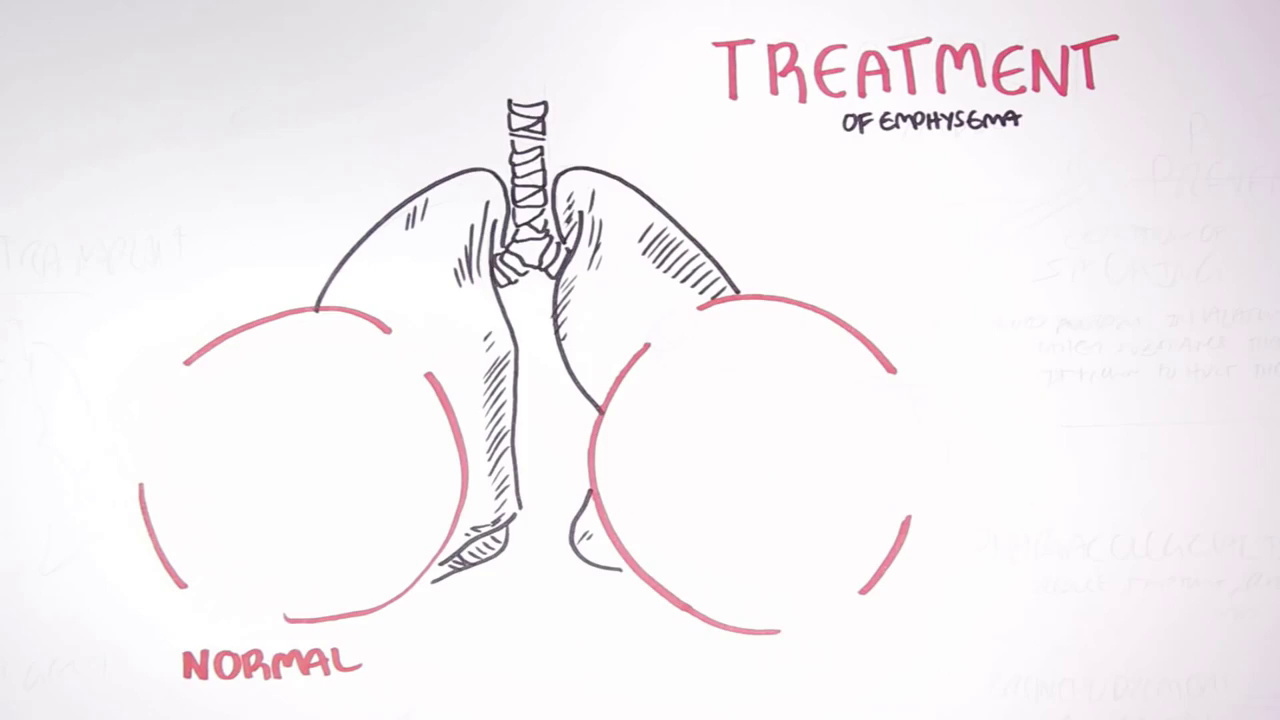
#> input picture Scripts/Image1.png, 1280 x 720 px; its folder holds only this picture in this run
$ python -i util.py   (imports and definitions only)   (Python 2 division)
#> lines starting #> are read from the running program, lines starting #| are printed output that depends on the picture
import numpy
from PIL import Image
import scipy as sp
import cv2
import re
import numpy as np
import os
import processframe as pf
import sys
import math

# [31 lines left out: functions write_ints, get_images, get_logos, not called in this run]

def resize_img(img, size):
    img = img.resize(size)
    return img

def get_capture_imgs(dirname):
    return get_imgs(dirname, "capture")


# [272 lines left out: functions get_imgs, grayimage, fg2gray, stringlist_from_txt, list_of_vecs_from_txt, strings2ints and 11 more, not called in this run]

>>> import cv2
>>> picture = cv2.imread('Image1.png')
#> picture is the input picture: shape (720, 1280, 3); mean B, G, R 243.6, 240.6, 244.8
>>> result = array_to_pil(picture)
#> in array_to_pil, `b, g, r = image.split()`:
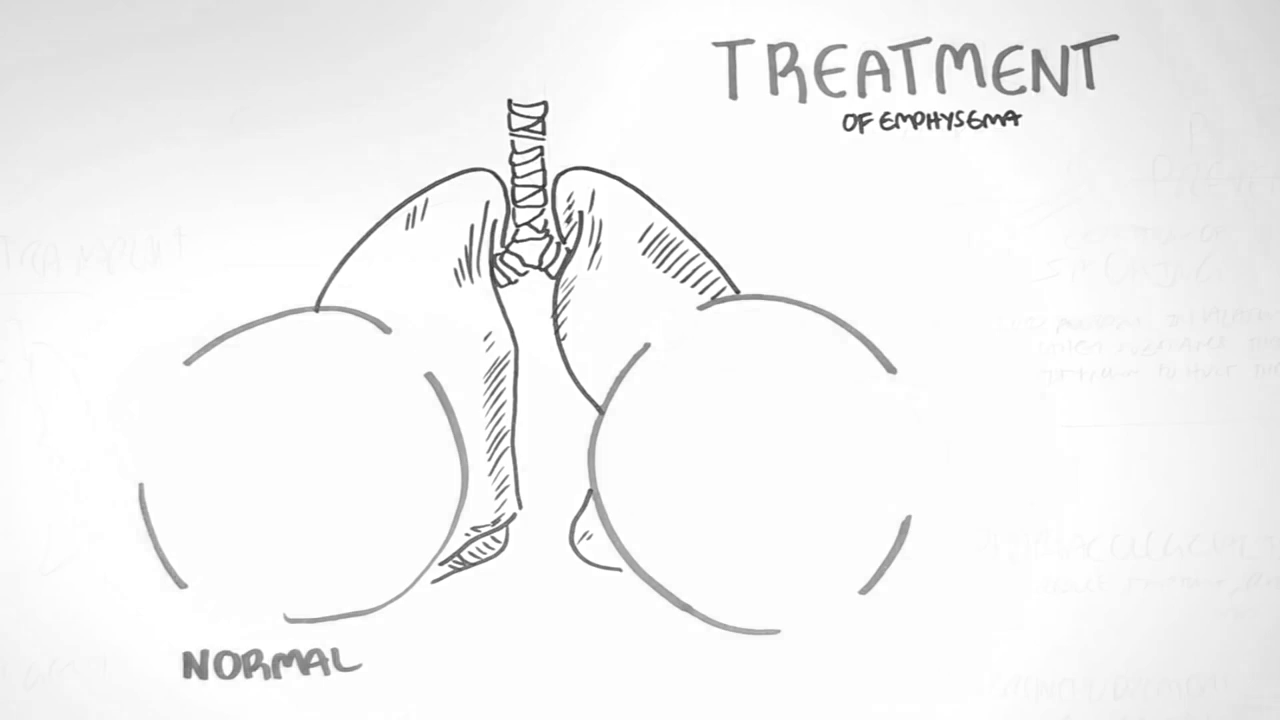
#> b: PIL image 1280x720 L; min 40, max 255, mean 243.6
#> in array_to_pil, `b, g, r = image.split()`:
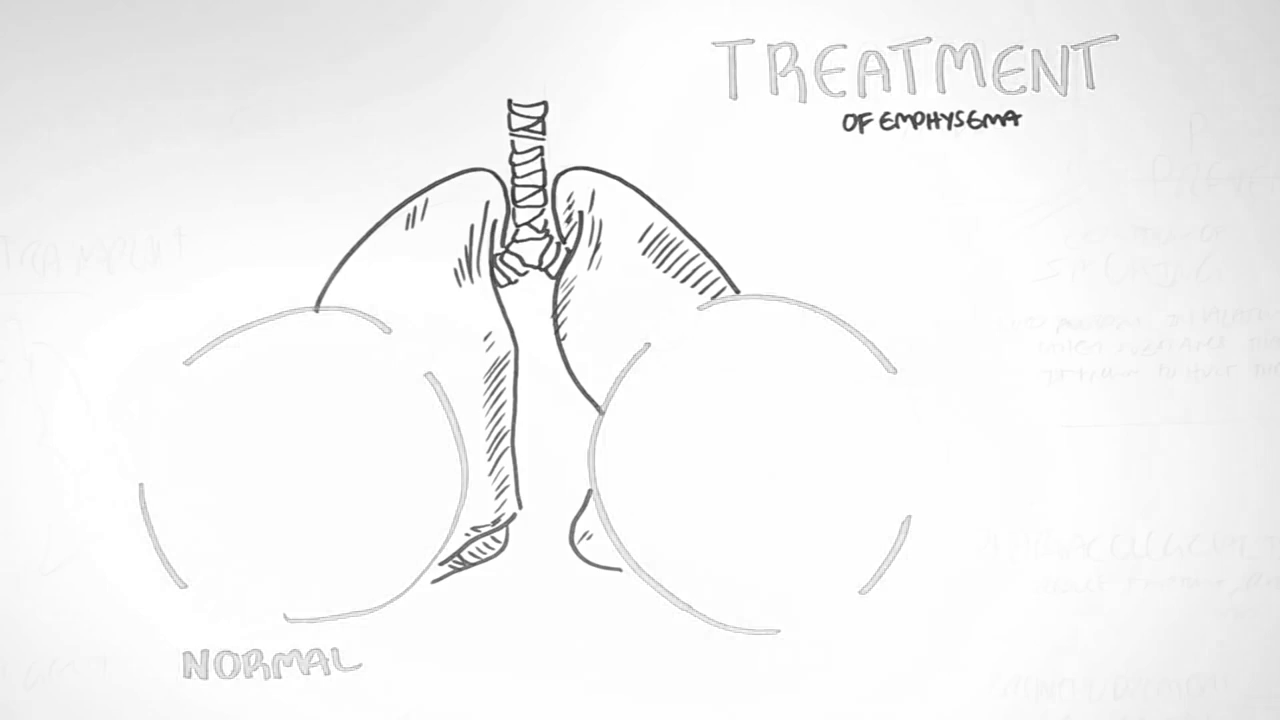
#> r: PIL image 1280x720 L; min 37, max 255, mean 244.8

$ run again, on Scripts/Image2.png
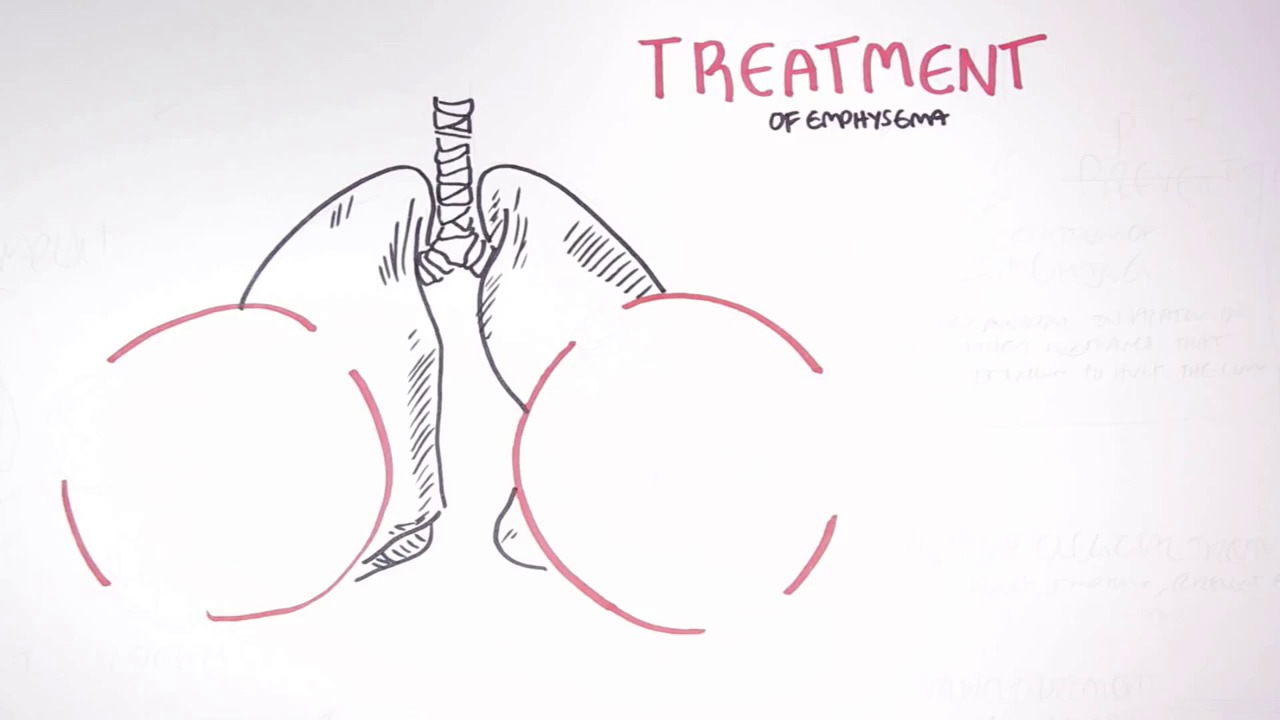
#> input picture Scripts/Image2.png, 1280 x 720 px
#> picture is the input picture: shape (720, 1280, 3); mean B, G, R 244.1, 241.1, 245
#> in array_to_pil, `b, g, r = image.split()`:
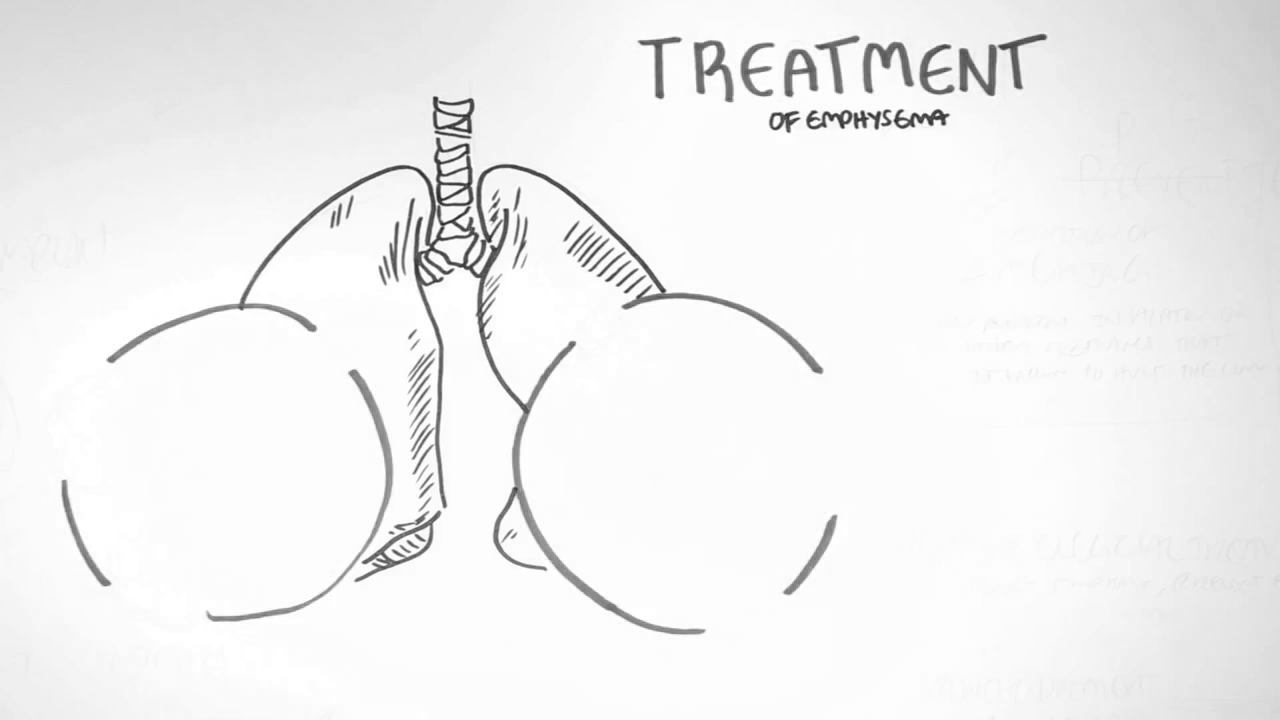
#> g: PIL image 1280x720 L; min 33, max 255, mean 241.1
#> in array_to_pil, `b, g, r = image.split()`:
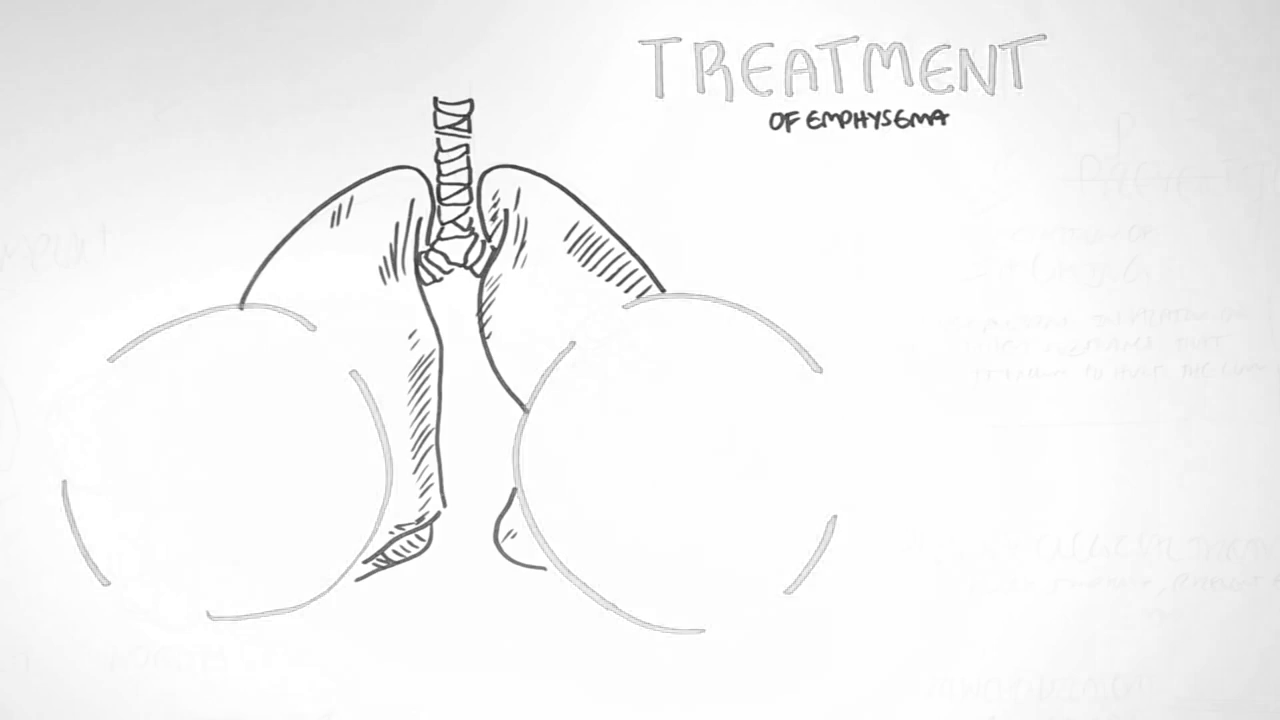
#> r: PIL image 1280x720 L; min 37, max 255, mean 245
